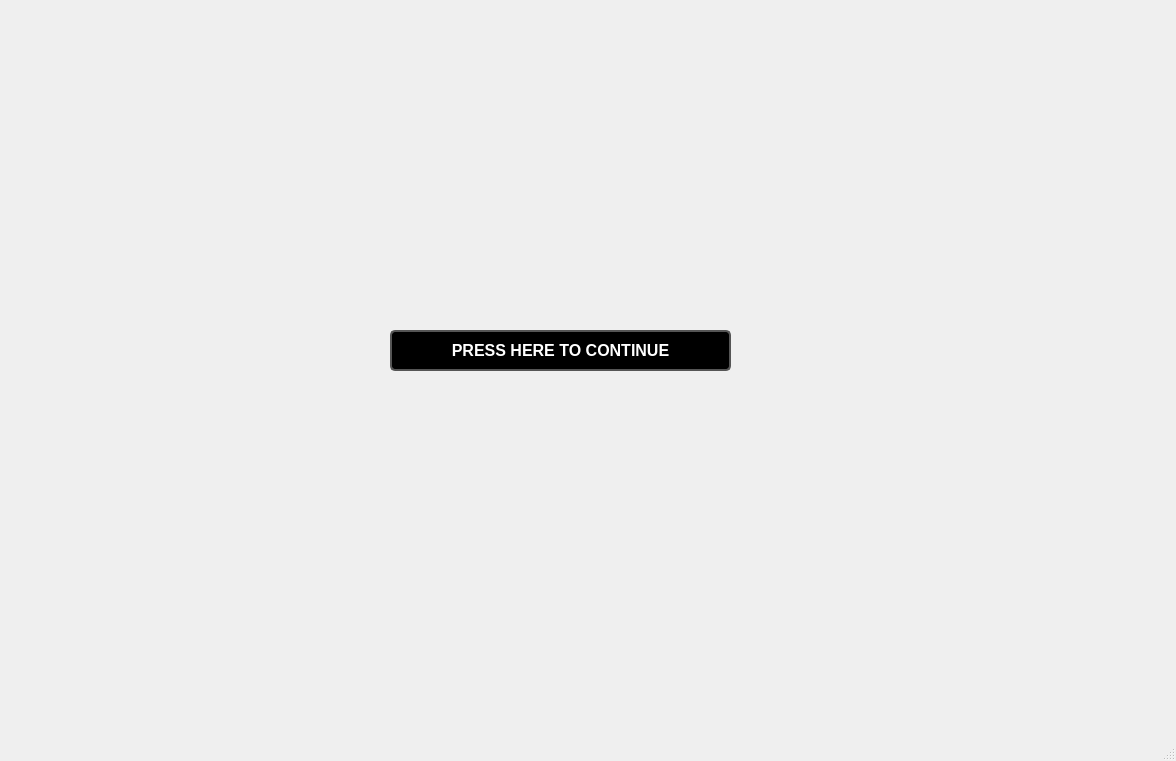
<?xml version="1.0" encoding="UTF-8"?>
<ui version="4.0">
 <class>welcomewindow</class>
 <widget class="QMainWindow" name="welcomewindow">
  <property name="geometry">
   <rect>
    <x>0</x>
    <y>0</y>
    <width>1176</width>
    <height>761</height>
   </rect>
  </property>
  <property name="windowTitle">
   <string>welcomewindow</string>
  </property>
  <widget class="QWidget" name="centralwidget">
   <widget class="QLabel" name="label">
    <property name="geometry">
     <rect>
      <x>0</x>
      <y>0</y>
      <width>1100</width>
      <height>600</height>
     </rect>
    </property>
    <property name="text">
     <string/>
    </property>
    <property name="pixmap">
     <pixmap resource="res.qrc">:/resources/Welcome_window.png</pixmap>
    </property>
    <property name="scaledContents">
     <bool>true</bool>
    </property>
   </widget>
   <widget class="QPushButton" name="pushButton_2">
    <property name="geometry">
     <rect>
      <x>390</x>
      <y>330</y>
      <width>341</width>
      <height>41</height>
     </rect>
    </property>
    <property name="styleSheet">
     <string notr="true">QPushButton{
    font-size: 16px;        
    font-weight: bold;       
	color: rgb(255, 255, 255);
 
	background-color: rgb(0, 0, 0);
    border: 2px solid #555555;  /* Border styling */
    border-radius: 5px;      /* Rounded corners */
    padding: 5px;            /* Inner spacing */
}</string>
    </property>
    <property name="text">
     <string>PRESS HERE TO CONTINUE</string>
    </property>
   </widget>
  </widget>
  <widget class="QMenuBar" name="menubar">
   <property name="geometry">
    <rect>
     <x>0</x>
     <y>0</y>
     <width>1176</width>
     <height>26</height>
    </rect>
   </property>
  </widget>
  <widget class="QStatusBar" name="statusbar"/>
 </widget>
 <resources>
  <include location="res.qrc"/>
 </resources>
 <connections/>
</ui>
